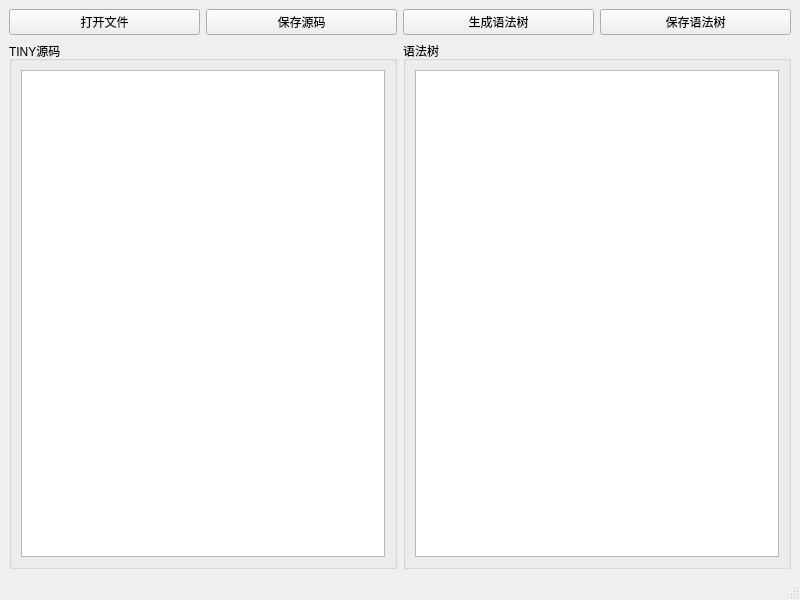
<?xml version="1.0" encoding="UTF-8"?>
<ui version="4.0">
 <class>MainWindow</class>
 <widget class="QMainWindow" name="MainWindow">
  <property name="geometry">
   <rect>
    <x>0</x>
    <y>0</y>
    <width>800</width>
    <height>600</height>
   </rect>
  </property>
  <property name="windowTitle">
   <string>MainWindow</string>
  </property>
  <widget class="QWidget" name="centralwidget">
   <layout class="QGridLayout" name="gridLayout">
    <item row="0" column="0">
     <widget class="QPushButton" name="openFileBtn">
      <property name="text">
       <string>打开文件</string>
      </property>
     </widget>
    </item>
    <item row="0" column="1">
     <widget class="QPushButton" name="saveCodeBtn">
      <property name="text">
       <string>保存源码</string>
      </property>
     </widget>
    </item>
    <item row="0" column="2">
     <widget class="QPushButton" name="getSyntaxTreeBtn">
      <property name="text">
       <string>生成语法树</string>
      </property>
     </widget>
    </item>
    <item row="0" column="3">
     <widget class="QPushButton" name="saveSyntaxTreeBtn">
      <property name="text">
       <string>保存语法树</string>
      </property>
     </widget>
    </item>
    <item row="1" column="0" colspan="2">
     <widget class="QGroupBox" name="groupBox">
      <property name="title">
       <string>TINY源码</string>
      </property>
      <layout class="QGridLayout" name="gridLayout_2">
       <item row="0" column="0">
        <widget class="QTextEdit" name="codeText"/>
       </item>
      </layout>
     </widget>
    </item>
    <item row="1" column="2" colspan="2">
     <widget class="QGroupBox" name="groupBox_2">
      <property name="title">
       <string>语法树</string>
      </property>
      <layout class="QGridLayout" name="gridLayout_3">
       <item row="0" column="0">
        <widget class="QTextBrowser" name="syntaxTreeText"/>
       </item>
      </layout>
     </widget>
    </item>
   </layout>
  </widget>
  <widget class="QMenuBar" name="menubar">
   <property name="geometry">
    <rect>
     <x>0</x>
     <y>0</y>
     <width>800</width>
     <height>26</height>
    </rect>
   </property>
  </widget>
  <widget class="QStatusBar" name="statusbar"/>
 </widget>
 <resources/>
 <connections/>
</ui>
